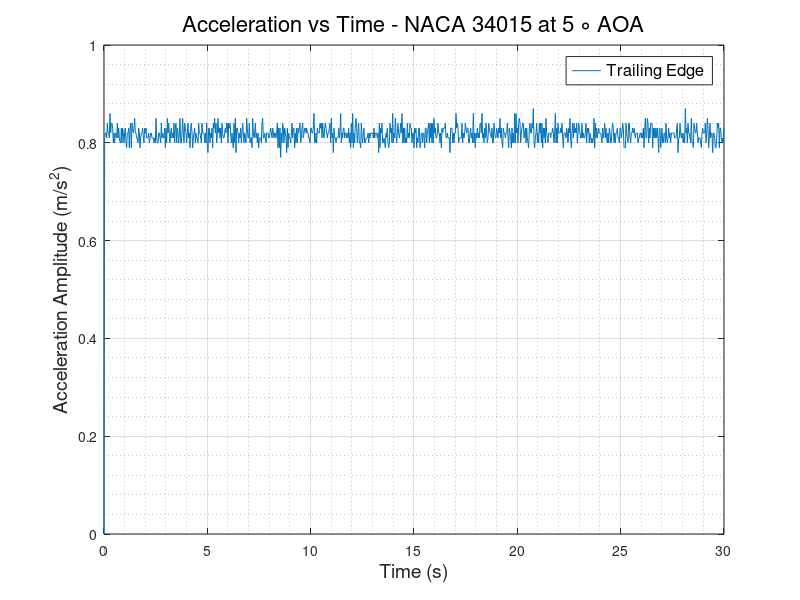
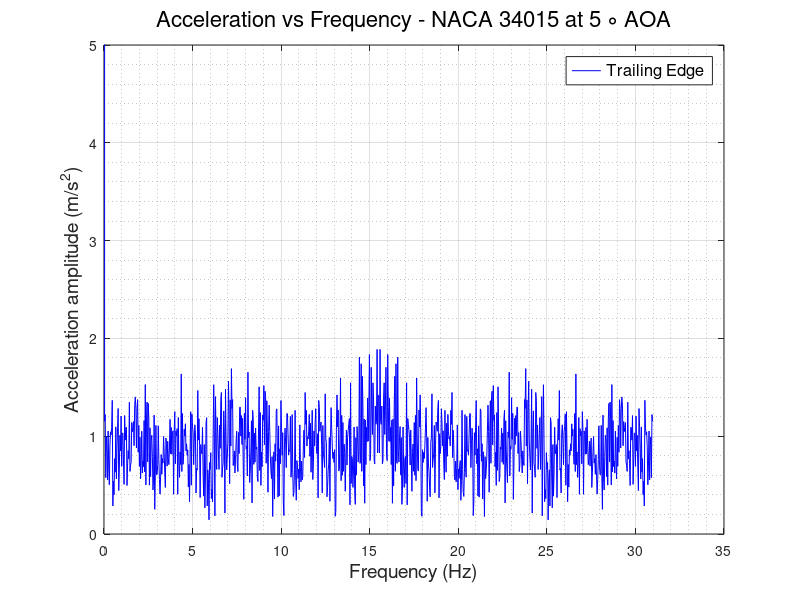

MATLAB code for these plots, in order:
clc
clear
close all
%% READING ACCELEROMETER DATA and defining Variables
                      % TRAILING EDGE %
data   = xlsread('TE_200rpm.csv');
TE_time   = data(:,1);
TE_X_acc  = data(:,2);
TE_Y_acc  = data(:,3);
TE_Z_acc  = data(:,4);
TE_R_acc  = sqrt(TE_X_acc.^2 + TE_Y_acc.^2 + TE_Z_acc.^2);
% plot(TE_time,TE_R_acc)
N      = numel(TE_time);
Ts     = abs(diff(TE_time(1:2)));
fs     = 1/Ts;
f_axis = [0:N-1]*fs/N;
A_freq_TE = fft(TE_Z_acc);
figure(1)
plot(TE_time, TE_Z_acc)
grid on
grid minor
xlabel('Time (s)','FontSize',14,'FontWeight','normal')
ylabel('Acceleration Amplitude (m/s^2)','FontSize',14,'FontWeight','normal')
legend ('Trailing Edge','FontSize',12,'FontWeight','normal')
title('Acceleration vs Time - NACA 34015 at 5 \circ AOA','FontSize',16,'FontWeight','normal')
% ylim([0.5 2])
figure(2)
plot(f_axis,abs(A_freq_TE),'-b','LineWidth',0.5)
grid on 
grid minor
ylabel('Acceleration amplitude (m/s^2)','FontSize',14,'FontWeight','normal')
xlabel('Frequency (Hz)','FontSize',14,'FontWeight','normal')
ylim([0 5])
legend ('Trailing Edge','FontSize',12,'FontWeight','normal')
title('Acceleration vs Frequency - NACA 34015 at 5 \circ AOA','FontSize',16,'FontWeight','normal')
